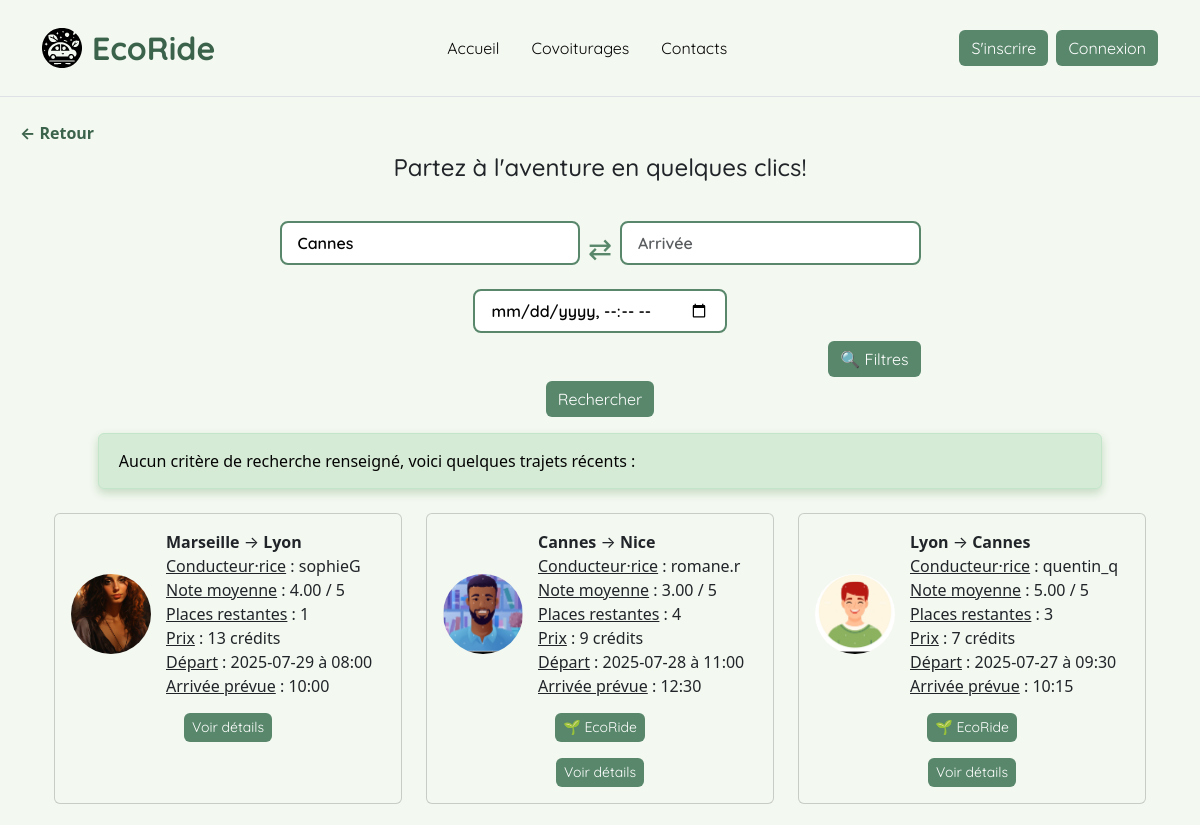
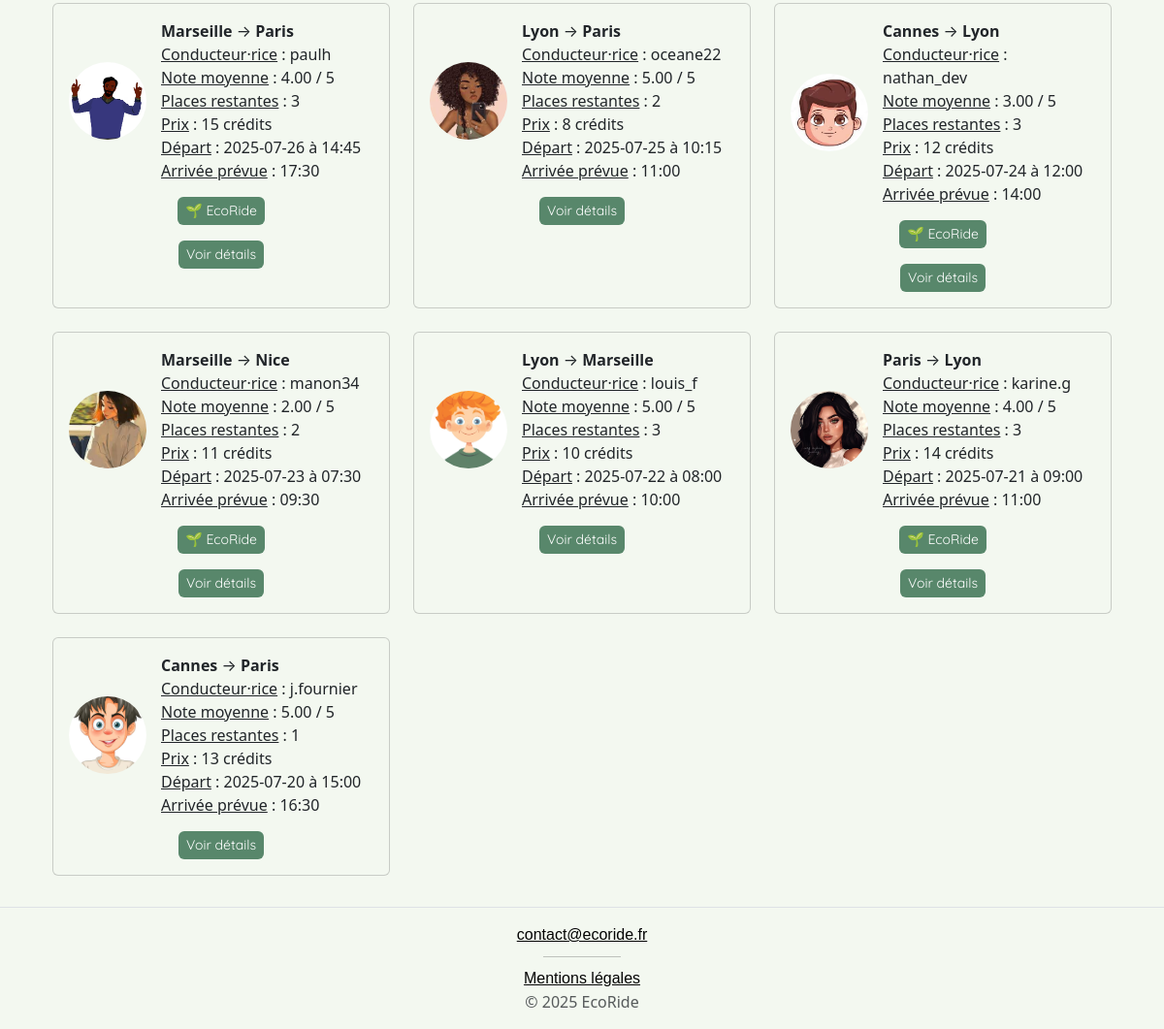
/pages/recherche.php?depart=Cannes, run on the app's committed database (2 pictures, top to bottom).
### tables this page shows
CREATE TABLE `covoiturages` (
  `id` int(11) NOT NULL,
  `vehicule_id` int(11) NOT NULL,
  `conducteur_id` int(11) NOT NULL,
  `adresse_depart` varchar(255) NOT NULL,
  `adresse_arrivee` varchar(255) NOT NULL,
  `date_depart` date NOT NULL,
  `heure_depart` time NOT NULL,
  `heure_arrivee` time NOT NULL,
  `places_disponibles` int(11) NOT NULL,
  `prix` int(11) NOT NULL,
  `voyage_ecologique` tinyint(1) NOT NULL DEFAULT 0,
  `statut` enum('prévu','en_cours','termine') DEFAULT 'prévu',
  `termine` tinyint(1) DEFAULT 0,
  `validation_participant` tinyint(1) DEFAULT 0
);

CREATE TABLE `utilisateurs` (
  `id` int(11) NOT NULL,
  `pseudo` varchar(50) NOT NULL,
  `prenom` varchar(50) DEFAULT NULL,
  `nom_famille` varchar(50) DEFAULT NULL,
  `date_naissance` date DEFAULT NULL,
  `adresse_postale` text DEFAULT NULL,
  `telephone` varchar(20) DEFAULT NULL,
  `email` varchar(100) NOT NULL,
  `mot_de_passe` varchar(255) NOT NULL,
  `credits` int(11) DEFAULT 20,
  `role` enum('passager','chauffeur','passager_chauffeur','employe','administrateur') NOT NULL DEFAULT 'passager',
  `date_creation` datetime DEFAULT current_timestamp(),
  `photo_profil` varchar(255) DEFAULT NULL,
  `statut` varchar(20) NOT NULL DEFAULT 'actif'
);

### pages/recherche.php (the view, shortened to what this page needs)
<?php
require_once '../templates/header.php';
require_once __DIR__ . '/../config/db.php';
$depart = trim($_GET['depart'] ?? '');
$arrivee = trim($_GET['arrivee'] ?? '');
$datetime = $_GET['datetime'] ?? '';
$ecologique = isset($_GET['ecologique']);
$prix_max = (isset($_GET['prix_max']) && is_numeric($_GET['prix_max'])) ? (float)$_GET['prix_max'] : null;
$note_min = (isset($_GET['note_min']) && is_numeric($_GET['note_min'])) ? (float)$_GET['note_min'] : null;
?>
<main class="flex-grow-1 container my-2">
  <h3>Partez à l'aventure en quelques clics!</h3>
  <div class="my-3">
    <form method="GET" action="recherche.php" id="rechercheForm">
      <div class="row justify-content-center">
        <div class="col-md-7">
          <div class="d-flex align-items-end justify-content-center gap-2">
            <div style="flex: 1;">
              <input type="text" class="form-control" name="depart" id="depart" placeholder="Départ" value="<?= htmlspecialchars($depart) ?>">
            </div>
            <div class="d-flex align-items-center justify-content-center mb-2">
              <button type="button" onclick="echangerAdresses()" class="arrow-swap-btn" title="Échanger Départ / Arrivée">&#x21C4;</button>
            </div>
            <div style="flex: 1;">
              <input type="text" class="form-control" name="arrivee" id="arrivee" placeholder="Arrivée" value="<?= htmlspecialchars($arrivee) ?>">
            </div>
          </div>
          <div class="row mt-4 justify-content-center">
            <div class="col-md-5 text-center">
              <input type="datetime-local" class="form-control" name="datetime" id="datetime" value="<?= htmlspecialchars($datetime) ?>">
            </div>
          </div>
          <div class="text-end mt-2">
            <button class="btn custom-btn" type="button" data-bs-toggle="offcanvas" data-bs-target="#filterSidebar">
              🔍 Filtres
            </button>
          </div>
          <div class="text-center mt-1">
            <button type="submit" class="btn custom-btn">Rechercher</button>
          </div>
        </div>
      </div>
    </form>
  </div>
<?php
if (!empty($depart) && !empty($arrivee)) {
    $query = "
        SELECT c.*, u.pseudo, u.photo_profil, v.marque, v.modele,
               COALESCE(AVG(a.note), 0) AS note_moyenne
        FROM covoiturages c
        JOIN utilisateurs u ON c.conducteur_id = u.id
        JOIN vehicules v ON c.vehicule_id = v.id
        LEFT JOIN avis a ON a.conducteur_id = c.conducteur_id
        WHERE c.adresse_depart LIKE :depart
          AND c.adresse_arrivee LIKE :arrivee
          AND c.statut != 'termine'
    ";
    $params = [
        'depart' => "%$depart%",
        'arrivee' => "%$arrivee%"
    ];
    if (!empty($datetime)) {
        $date = explode('T', $datetime)[0];
        $query .= " AND c.date_depart = :date";
        $params['date'] = $date;
    }
    if ($ecologique) {
        $query .= " AND c.voyage_ecologique = 1";
    }
    if ($prix_max !== null) {
        $query .= " AND c.prix <= :prix_max";
        $params['prix_max'] = $prix_max;
    }
    $query .= " GROUP BY c.id, u.pseudo, u.photo_profil, v.marque, v.modele";
    if ($note_min !== null) {
        $query .= " HAVING note_moyenne >= :note_min";
        $params['note_min'] = $note_min;
    }
    $query .= " ORDER BY c.date_depart ASC, c.heure_depart ASC";
    $stmt = $pdo->prepare($query);
    $stmt->execute($params);
    $results = $stmt->fetchAll();
    if ($results) {
        afficherTrajets($results);
    } else {
        echo "<div class='alert alert-info mt-3'>Aucun trajet exact trouvé. Voici des trajets alternatifs contenant « " . htmlspecialchars($depart) . " » ou « " . htmlspecialchars($arrivee) . " » dans le trajet.</div>";
        $altQuery = "
            SELECT c.*, u.pseudo, u.photo_profil, v.marque, v.modele,
                   COALESCE(AVG(a.note), 0) AS note_moyenne
            FROM covoiturages c
            JOIN utilisateurs u ON c.conducteur_id = u.id
            JOIN vehicules v ON c.vehicule_id = v.id
            LEFT JOIN avis a ON a.conducteur_id = c.conducteur_id
            WHERE (c.adresse_depart LIKE :ville OR c.adresse_arrivee LIKE :ville)
            AND c.statut != 'termine'
            GROUP BY c.id, u.pseudo, u.photo_profil, v.marque, v.modele
            ORDER BY c.date_depart ASC, c.heure_depart ASC
            LIMIT 10
        ";
        $stmtAlt = $pdo->prepare($altQuery);
        $stmtAlt->execute(['ville' => "%$depart%"]);
        $altResults = $stmtAlt->fetchAll();
        if (!$altResults) {
            $stmtAlt->execute(['ville' => "%$arrivee%"]);
            $altResults = $stmtAlt->fetchAll();
        }
        if ($altResults) {
            afficherTrajets($altResults);
        } else {
            echo "<div class='alert alert-info mt-3'>Aucun trajet alternatif trouvé. Voici quelques trajets récents :</div>";
            $recentQuery = "
                SELECT c.*, u.pseudo, u.photo_profil, v.marque, v.modele,
                       COALESCE(AVG(a.note), 0) AS note_moyenne
                FROM covoiturages c
                JOIN utilisateurs u ON c.conducteur_id = u.id
                JOIN vehicules v ON c.vehicule_id = v.id
                LEFT JOIN avis a ON a.conducteur_id = c.conducteur_id
                WHERE c.statut != 'termine'
                GROUP BY c.id, u.pseudo, u.photo_profil, v.marque, v.modele
                ORDER BY c.date_depart DESC, c.heure_depart DESC
                LIMIT 10
            ";
            $stmtRecent = $pdo->query($recentQuery);
            $recentResults = $stmtRecent->fetchAll();
            if ($recentResults) {
                afficherTrajets($recentResults);
            } else {
                echo "<div class='alert alert-info'>Aucun trajet disponible pour le moment.</div>";
            }
        }
    }
} else {
    echo "<div class='alert alert-info mt-3'>Aucun critère de recherche renseigné, voici quelques trajets récents :</div>";
    $recentQuery = "
        SELECT c.*, u.pseudo, u.photo_profil, v.marque, v.modele,
               COALESCE(AVG(a.note), 0) AS note_moyenne
        FROM covoiturages c
        JOIN utilisateurs u ON c.conducteur_id = u.id
        JOIN vehicules v ON c.vehicule_id = v.id
        LEFT JOIN avis a ON a.conducteur_id = c.conducteur_id
        WHERE c.statut != 'termine'
        GROUP BY c.id, u.pseudo, u.photo_profil, v.marque, v.modele
        ORDER BY c.date_depart DESC, c.heure_depart DESC
        LIMIT 10
    ";
    $stmtRecent = $pdo->query($recentQuery);
    $recentResults = $stmtRecent->fetchAll();
    if ($recentResults) {
        afficherTrajets($recentResults);
    } else {
        echo "<div class='alert alert-info'>Aucun trajet disponible pour le moment.</div>";
    }
}
function afficherTrajets(array $trajets): void {
    echo '<div class="container mt-4">';
    echo '<div class="row">';
    foreach ($trajets as $trajet) {
        $places_restantes = (int)$trajet['places_disponibles'];
        $photo = !empty($trajet['photo_profil']) ? '../' . htmlspecialchars($trajet['photo_profil']) : '../assets/images/profiles/default.jpg';
        try {
            $heureDepart = new DateTime($trajet['heure_depart']);
        } catch (Exception $e) {
            $heureDepart = new DateTime('00:00');
        }
        try {
            $heureArrivee = new DateTime($trajet['heure_arrivee']);
        } catch (Exception $e) {
            $heureArrivee = clone $heureDepart;
  }
        echo '<div class="col-md-4 mb-4">';
        echo '<div class="card h-100" style="background-color: var(--eco-bg)">';
        echo '<div class="card-body">';
        echo '<div style="display: flex; align-items: center; gap: 15px; margin-bottom: 15px;">';
        echo '<img src="' . $photo . '" alt="Photo du conducteur·rice" style="width: 80px; height: 80px; border-radius: 50%; object-fit: cover;">';
        echo '<div>';
        echo '<strong>' . htmlspecialchars($trajet['adresse_depart']) . '</strong> → <strong>' . htmlspecialchars($trajet['adresse_arrivee']) . '</strong><br>';
        echo '<u>Conducteur·rice</u> : ' . htmlspecialchars($trajet['pseudo']) . '<br>';
        echo '<u>Note moyenne</u> : ' . number_format((float)$trajet['note_moyenne'], 2) . ' / 5<br>';
        echo '<u>Places restantes</u> : ' . $places_restantes . '<br>';
        echo '<u>Prix</u> : ' . htmlspecialchars($trajet['prix']) . ' crédits<br>';
        echo '<u>Départ</u> : ' . htmlspecialchars($trajet['date_depart']) . ' à ' . $heureDepart->format('H:i') . '<br>';
        echo '<u>Arrivée prévue</u> : ' . $heureArrivee->format('H:i') . '<br>';
        echo '</div></div>';
        if (!empty($trajet['voyage_ecologique'])) {
            echo '<div class="text-center mb-3">
                    <span class="btn custom-btn btn-sm">🌱 EcoRide</span>
                  </div>';
        }
        echo '<div class="text-center">
                <a class="btn custom-btn btn-sm" href="detail.php?id=' . intval($trajet['id']) . '">Voir détails</a>
              </div>';
        echo '</div>';
        echo '</div>';
        echo '</div>';
    }
    echo '</div>';
}
?>
</main>
<?php require_once '../templates/footer.php'; ?>

### css/styles.css (style rules this page uses)
:root { --eco-green: #58876b; --eco-green-dark: #3b634b; --eco-bg: #f3f8f0; --eco-text: #040404; --eco-font: 'Quicksand', sans-serif; }
html, body { height: 100%; margin: 0; background-color: var(--eco-bg); }
body { display: flex; flex-direction: column; min-height: 100vh; }
main { flex-grow: 1; }
.custom-btn { font-family: var(--eco-font); background-color: var(--eco-green); color: white; border: none; border-radius: 6px; width: auto !important; display: inline-block !important; transition: background-color 0.3s ease, transform 0.2s ease; }
.alert-info, .alert-danger { max-width: 90%; width: auto; margin: 20px auto; padding: 15px 20px; border-radius: 6px; box-shadow: 0 4px 10px rgba(0,0,0,0.1); color: var(--eco-text); }
.alert-info { background-color: rgb(214, 235, 214); box-shadow: 0 4px 10px rgba(12, 99, 12, 0.2); border: 1px solid #c3e6cb; }
h3 { display: flex; justify-content: center; font-size: 1.5rem; font-family: var(--eco-font); }
.form-control { border: 2px solid var(--eco-green); border-radius: 12px; font-family: var(--eco-font); font-weight: 600; color: var(--eco-text); font-family: var(--eco-font); }
input[type="text"], input[type="email"], input[type="password"], input[type="datetime-local"], input.form-check-input, input[type="number"], input[type="tel"], input[type="date"], input[class="form-control"], select#vehicule_id, textarea#preferences_personnalisees, textarea#adresse_postale { border: 2px solid var(--eco-green); border-radius: 0.5rem; padding: 0.5rem 1rem; transition: border-color 0.15s ease, box-shadow 0.15s ease; background-color: #fff; }
.arrow-swap-btn { background: none; border: none; font-size: 1.8rem; padding: 0; margin: 0 20px; color: var(--eco-green); cursor: pointer; align-self: center; transform: translateY(20px); }
.arrow-swap-btn { margin: 8px 0; }
.text-center { color: var(--eco-text); }
form { opacity: 1; transform: translateY(20px); transition: opacity 0.9s ease, transform 0.9s ease; }
form.loaded { opacity: 1; transform: translateY(0); }

### data on the page
covoiturages: conducteur.photo_profil (picture), adresse_depart "Marseille", adresse_arrivee "Lyon", conducteur.pseudo "sophieG", note_moyenne "4.00", places_disponibles "1", prix "13", date_depart "2025-07-29", heure_depart "08:00", heure_arrivee "10:00"
covoiturages: conducteur.photo_profil (picture), adresse_depart "Cannes", adresse_arrivee "Nice", conducteur.pseudo "romane.r", note_moyenne "3.00", places_disponibles "4", prix "9", date_depart "2025-07-28", heure_depart "11:00", heure_arrivee "12:30", voyage_ecologique "🌱 EcoRide"
covoiturages: conducteur.photo_profil (picture), adresse_depart "Lyon", adresse_arrivee "Cannes", conducteur.pseudo "quentin_q", note_moyenne "5.00", places_disponibles "3", prix "7", date_depart "2025-07-27", heure_depart "09:30", heure_arrivee "10:15", voyage_ecologique "🌱 EcoRide"
covoiturages: conducteur.photo_profil (picture), adresse_depart "Marseille", adresse_arrivee "Paris", conducteur.pseudo "paulh", note_moyenne "4.00", places_disponibles "3", prix "15", date_depart "2025-07-26", heure_depart "14:45", heure_arrivee "17:30", voyage_ecologique "🌱 EcoRide"
covoiturages: conducteur.photo_profil (picture), adresse_depart "Lyon", adresse_arrivee "Paris", conducteur.pseudo "oceane22", note_moyenne "5.00", places_disponibles "2", prix "8", date_depart "2025-07-25", heure_depart "10:15", heure_arrivee "11:00"
covoiturages: conducteur.photo_profil (picture), adresse_depart "Cannes", adresse_arrivee "Lyon", conducteur.pseudo "nathan_dev", note_moyenne "3.00", places_disponibles "3", prix "12", date_depart "2025-07-24", heure_depart "12:00", heure_arrivee "14:00", voyage_ecologique "🌱 EcoRide"
covoiturages: conducteur.photo_profil (picture), adresse_depart "Marseille", adresse_arrivee "Nice", conducteur.pseudo "manon34", note_moyenne "2.00", places_disponibles "2", prix "11", date_depart "2025-07-23", heure_depart "07:30", heure_arrivee "09:30", voyage_ecologique "🌱 EcoRide"
covoiturages: conducteur.photo_profil (picture), adresse_depart "Lyon", adresse_arrivee "Marseille", conducteur.pseudo "louis_f", note_moyenne "5.00", places_disponibles "3", prix "10", date_depart "2025-07-22", heure_depart "08:00", heure_arrivee "10:00"
covoiturages: conducteur.photo_profil (picture), adresse_depart "Paris", adresse_arrivee "Lyon", conducteur.pseudo "karine.g", note_moyenne "4.00", places_disponibles "3", prix "14", date_depart "2025-07-21", heure_depart "09:00", heure_arrivee "11:00", voyage_ecologique "🌱 EcoRide"
covoiturages: conducteur.photo_profil (picture), adresse_depart "Cannes", adresse_arrivee "Paris", conducteur.pseudo "j.fournier", note_moyenne "5.00", places_disponibles "1", prix "13", date_depart "2025-07-20", heure_depart "15:00", heure_arrivee "16:30"
